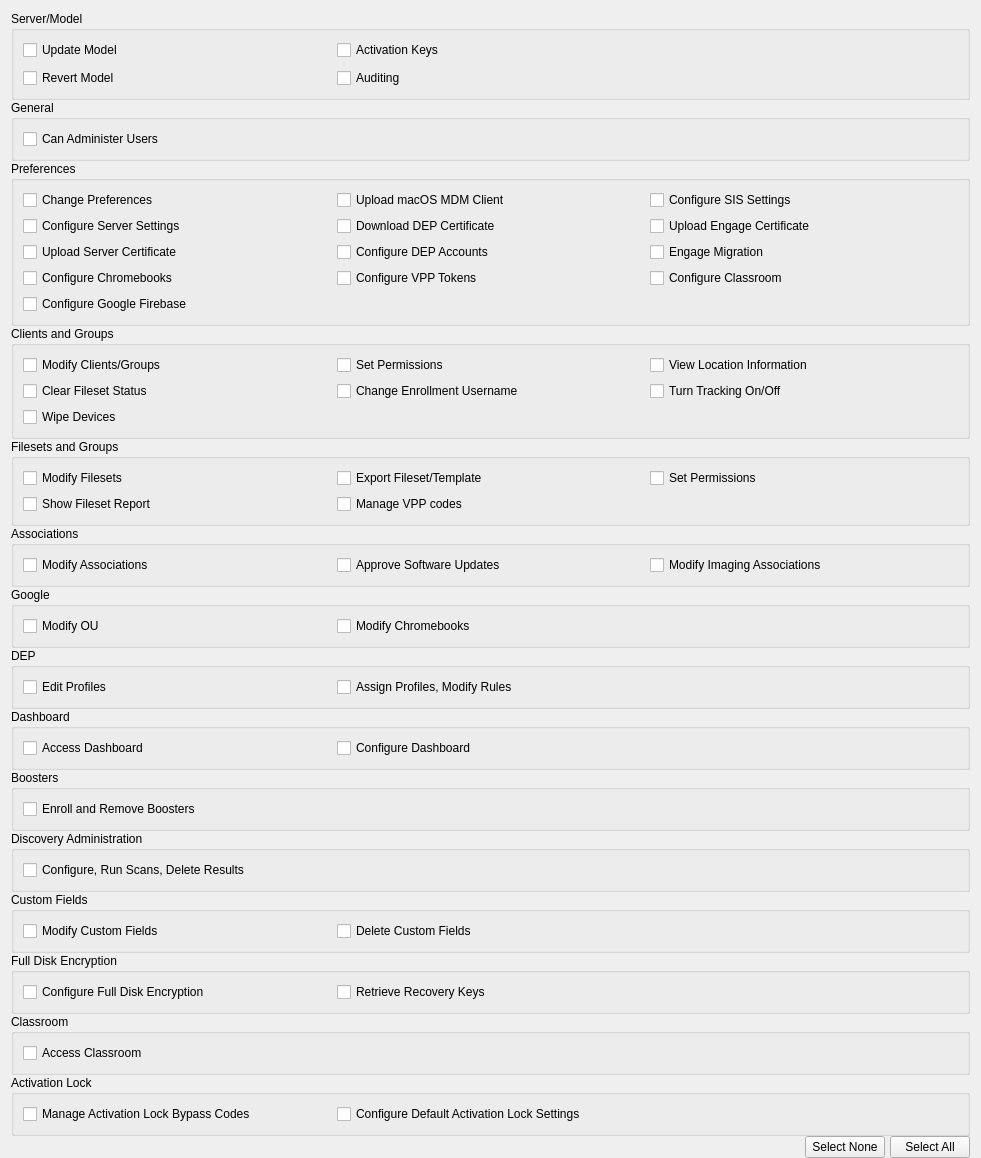
<?xml version="1.0" encoding="UTF-8"?>
<ui version="4.0">
 <class>AdminPermissionsWidget</class>
 <widget class="QWidget" name="AdminPermissionsWidget">
  <property name="geometry">
   <rect>
    <x>0</x>
    <y>0</y>
    <width>981</width>
    <height>1067</height>
   </rect>
  </property>
  <property name="windowTitle">
   <string>Permissions</string>
  </property>
  <layout class="QVBoxLayout" name="verticalLayout">
   <property name="spacing">
    <number>0</number>
   </property>
   <property name="bottomMargin">
    <number>0</number>
   </property>
   <item>
    <widget class="QGroupBox" name="groupBox">
     <property name="title">
      <string>Server/Model</string>
     </property>
     <layout class="QGridLayout" name="gridLayout_2">
      <property name="verticalSpacing">
       <number>8</number>
      </property>
      <item row="3" column="1">
       <widget class="QCheckBox" name="checkBoxAuditing">
        <property name="focusPolicy">
         <enum>Qt::NoFocus</enum>
        </property>
        <property name="text">
         <string>Auditing</string>
        </property>
       </widget>
      </item>
      <item row="2" column="1">
       <widget class="QCheckBox" name="checkBoxActivationKeys">
        <property name="focusPolicy">
         <enum>Qt::NoFocus</enum>
        </property>
        <property name="text">
         <string>Activation Keys</string>
        </property>
       </widget>
      </item>
      <item row="3" column="0">
       <widget class="QCheckBox" name="checkBoxRevertModel">
        <property name="focusPolicy">
         <enum>Qt::NoFocus</enum>
        </property>
        <property name="text">
         <string>Revert Model</string>
        </property>
       </widget>
      </item>
      <item row="2" column="0">
       <widget class="QCheckBox" name="checkBoxUpdateModel">
        <property name="focusPolicy">
         <enum>Qt::NoFocus</enum>
        </property>
        <property name="text">
         <string>Update Model</string>
        </property>
       </widget>
      </item>
      <item row="3" column="2">
       <widget class="QWidget" name="widget_3" native="true"/>
      </item>
     </layout>
    </widget>
   </item>
   <item>
    <widget class="QGroupBox" name="groupBoxGeneral">
     <property name="title">
      <string>General</string>
     </property>
     <layout class="QGridLayout" name="gridLayout_3">
      <item row="0" column="1">
       <widget class="QWidget" name="widget_4" native="true"/>
      </item>
      <item row="0" column="0">
       <widget class="QCheckBox" name="checkBoxCanAdminUsers">
        <property name="focusPolicy">
         <enum>Qt::NoFocus</enum>
        </property>
        <property name="text">
         <string>Can Administer Users</string>
        </property>
       </widget>
      </item>
     </layout>
    </widget>
   </item>
   <item>
    <widget class="QGroupBox" name="groupBoxPreferences">
     <property name="title">
      <string>Preferences</string>
     </property>
     <layout class="QGridLayout" name="gridLayout_10">
      <item row="1" column="1">
       <widget class="QCheckBox" name="checkBoxDownloadDepCertificate">
        <property name="text">
         <string>Download DEP Certificate</string>
        </property>
       </widget>
      </item>
      <item row="0" column="2">
       <widget class="QCheckBox" name="checkBoxConfigureSisSettings">
        <property name="text">
         <string>Configure SIS Settings</string>
        </property>
       </widget>
      </item>
      <item row="0" column="0">
       <widget class="QCheckBox" name="checkBoxChangePreferences">
        <property name="text">
         <string>Change Preferences</string>
        </property>
       </widget>
      </item>
      <item row="0" column="1">
       <widget class="QCheckBox" name="checkBoxUploadMdmMacOsClient">
        <property name="text">
         <string>Upload macOS MDM Client</string>
        </property>
       </widget>
      </item>
      <item row="2" column="0">
       <widget class="QCheckBox" name="checkBoxUploadServerCertificate">
        <property name="text">
         <string>Upload Server Certificate</string>
        </property>
       </widget>
      </item>
      <item row="3" column="0">
       <widget class="QCheckBox" name="checkBoxConfigureChromebooksToken">
        <property name="text">
         <string>Configure Chromebooks</string>
        </property>
       </widget>
      </item>
      <item row="3" column="1">
       <widget class="QCheckBox" name="checkBoxConfigureVppTokens">
        <property name="text">
         <string>Configure VPP Tokens</string>
        </property>
       </widget>
      </item>
      <item row="1" column="2">
       <widget class="QCheckBox" name="checkBoxUploadEngageCertificate">
        <property name="text">
         <string>Upload Engage Certificate</string>
        </property>
       </widget>
      </item>
      <item row="2" column="2">
       <widget class="QCheckBox" name="checkBoxEngageMigration">
        <property name="text">
         <string>Engage Migration</string>
        </property>
       </widget>
      </item>
      <item row="1" column="0">
       <widget class="QCheckBox" name="checkBoxConfigureServerSettings">
        <property name="text">
         <string>Configure Server Settings</string>
        </property>
       </widget>
      </item>
      <item row="2" column="1">
       <widget class="QCheckBox" name="checkBoxConfigureDepAccounts">
        <property name="text">
         <string>Configure DEP Accounts</string>
        </property>
       </widget>
      </item>
      <item row="3" column="2">
       <widget class="QCheckBox" name="checkBoxConfigureClassroomCertificate">
        <property name="text">
         <string>Configure Classroom</string>
        </property>
       </widget>
      </item>
      <item row="4" column="0">
       <widget class="QCheckBox" name="checkBoxConfigureFcm">
        <property name="text">
         <string>Configure Google Firebase</string>
        </property>
       </widget>
      </item>
     </layout>
    </widget>
   </item>
   <item>
    <widget class="QGroupBox" name="groupBoxClientsAndGroups">
     <property name="title">
      <string>Clients and Groups</string>
     </property>
     <layout class="QGridLayout" name="gridLayout_4">
      <item row="1" column="0">
       <widget class="QCheckBox" name="checkBoxResetClientUniqueId">
        <property name="focusPolicy">
         <enum>Qt::NoFocus</enum>
        </property>
        <property name="text">
         <string>Clear Fileset Status</string>
        </property>
       </widget>
      </item>
      <item row="0" column="0">
       <widget class="QCheckBox" name="checkBoxModifyClientsGroups">
        <property name="focusPolicy">
         <enum>Qt::NoFocus</enum>
        </property>
        <property name="text">
         <string>Modify Clients/Groups</string>
        </property>
       </widget>
      </item>
      <item row="0" column="1">
       <widget class="QCheckBox" name="checkBoxClientsAndGroupsSetPermissions">
        <property name="focusPolicy">
         <enum>Qt::NoFocus</enum>
        </property>
        <property name="text">
         <string>Set Permissions</string>
        </property>
       </widget>
      </item>
      <item row="1" column="1">
       <widget class="QCheckBox" name="checkBoxClientsAndGroupsChangeAuthUsername">
        <property name="focusPolicy">
         <enum>Qt::NoFocus</enum>
        </property>
        <property name="text">
         <string>Change Enrollment Username</string>
        </property>
       </widget>
      </item>
      <item row="0" column="2">
       <widget class="QCheckBox" name="checkBoxViewLocationInfo">
        <property name="focusPolicy">
         <enum>Qt::NoFocus</enum>
        </property>
        <property name="text">
         <string>View Location Information</string>
        </property>
       </widget>
      </item>
      <item row="1" column="2">
       <widget class="QCheckBox" name="checkBoxTurnTrackingOnOff">
        <property name="focusPolicy">
         <enum>Qt::NoFocus</enum>
        </property>
        <property name="text">
         <string>Turn Tracking On/Off</string>
        </property>
       </widget>
      </item>
      <item row="2" column="0">
       <widget class="QCheckBox" name="checkBoxWipeDevices">
        <property name="text">
         <string>Wipe Devices</string>
        </property>
       </widget>
      </item>
     </layout>
    </widget>
   </item>
   <item>
    <widget class="QGroupBox" name="groupBoxFilesetsAndGroups">
     <property name="title">
      <string>Filesets and Groups</string>
     </property>
     <layout class="QGridLayout" name="gridLayout">
      <item row="1" column="2">
       <widget class="QCheckBox" name="checkBoxFilesetsAndGroupsSetPermissions">
        <property name="focusPolicy">
         <enum>Qt::NoFocus</enum>
        </property>
        <property name="text">
         <string>Set Permissions</string>
        </property>
       </widget>
      </item>
      <item row="3" column="0">
       <widget class="QCheckBox" name="checkBoxShowFilesetReport">
        <property name="focusPolicy">
         <enum>Qt::NoFocus</enum>
        </property>
        <property name="text">
         <string>Show Fileset Report</string>
        </property>
       </widget>
      </item>
      <item row="1" column="1">
       <widget class="QCheckBox" name="checkBoxExportFilesetTemplate">
        <property name="focusPolicy">
         <enum>Qt::NoFocus</enum>
        </property>
        <property name="text">
         <string>Export Fileset/Template</string>
        </property>
       </widget>
      </item>
      <item row="1" column="0">
       <widget class="QCheckBox" name="checkBoxModifyFilesets">
        <property name="focusPolicy">
         <enum>Qt::NoFocus</enum>
        </property>
        <property name="text">
         <string>Modify Filesets</string>
        </property>
       </widget>
      </item>
      <item row="3" column="1">
       <widget class="QCheckBox" name="checkBoxManageVPPCodes">
        <property name="focusPolicy">
         <enum>Qt::NoFocus</enum>
        </property>
        <property name="text">
         <string>Manage VPP codes</string>
        </property>
       </widget>
      </item>
     </layout>
    </widget>
   </item>
   <item>
    <widget class="QGroupBox" name="groupBoxAssociations">
     <property name="title">
      <string>Associations</string>
     </property>
     <layout class="QHBoxLayout" name="horizontalLayout_2">
      <item>
       <widget class="QCheckBox" name="checkBoxModifyAssociations">
        <property name="focusPolicy">
         <enum>Qt::NoFocus</enum>
        </property>
        <property name="text">
         <string>Modify Associations</string>
        </property>
       </widget>
      </item>
      <item>
       <widget class="QCheckBox" name="approveSoftwareUpdatesCheckbox">
        <property name="focusPolicy">
         <enum>Qt::NoFocus</enum>
        </property>
        <property name="text">
         <string>Approve Software Updates</string>
        </property>
       </widget>
      </item>
      <item>
       <widget class="QCheckBox" name="checkBoxModifyImagingAssociations">
        <property name="focusPolicy">
         <enum>Qt::NoFocus</enum>
        </property>
        <property name="text">
         <string>Modify Imaging Associations</string>
        </property>
       </widget>
      </item>
     </layout>
    </widget>
   </item>
   <item>
    <widget class="QGroupBox" name="groupBoxGoogle">
     <property name="title">
      <string>Google</string>
     </property>
     <layout class="QGridLayout" name="gl_groupBoxGoogle">
      <item row="0" column="0">
       <widget class="QCheckBox" name="checkBoxModifyOU">
        <property name="text">
         <string>Modify OU</string>
        </property>
       </widget>
      </item>
      <item row="0" column="1">
       <widget class="QCheckBox" name="checkBoxModifyChromebooks">
        <property name="text">
         <string>Modify Chromebooks</string>
        </property>
       </widget>
      </item>
      <item row="0" column="2">
        <widget class="QWidget" name="googleEmptyColumn" native="true"/>
      </item>
     </layout>
    </widget>
   </item>
   <item>
    <widget class="QGroupBox" name="groupBoxDEP">
     <property name="title">
      <string>DEP</string>
     </property>
     <layout class="QGridLayout" name="gridLayout_8">
      <item row="0" column="0">
       <widget class="QCheckBox" name="editDEPProfilesCheckBox">
        <property name="focusPolicy">
         <enum>Qt::NoFocus</enum>
        </property>
        <property name="text">
         <string>Edit Profiles</string>
        </property>
       </widget>
      </item>
      <item row="0" column="1">
       <widget class="QCheckBox" name="assignDEPProfilesCheckBox">
        <property name="focusPolicy">
         <enum>Qt::NoFocus</enum>
        </property>
        <property name="text">
         <string>Assign Profiles, Modify Rules</string>
        </property>
       </widget>
      </item>
      <item row="0" column="2">
       <widget class="QWidget" name="widget_2" native="true"/>
      </item>
     </layout>
    </widget>
   </item>
   <item>
    <widget class="QGroupBox" name="groupBoxDashboard">
     <property name="title">
      <string>Dashboard</string>
     </property>
     <layout class="QGridLayout" name="gridLayout_5">
      <item row="0" column="0">
       <widget class="QCheckBox" name="accessDashboard">
        <property name="text">
         <string>Access Dashboard</string>
        </property>
       </widget>
      </item>
      <item row="0" column="1">
       <widget class="QCheckBox" name="configureDashboard">
        <property name="focusPolicy">
         <enum>Qt::NoFocus</enum>
        </property>
        <property name="text">
         <string>Configure Dashboard</string>
        </property>
       </widget>
      </item>
      <item row="0" column="2">
       <widget class="QWidget" name="widget" native="true"/>
      </item>
     </layout>
    </widget>
   </item>
   <item>
    <widget class="QGroupBox" name="groupBoxBoosters">
     <property name="title">
      <string>Boosters</string>
     </property>
     <layout class="QVBoxLayout" name="verticalLayout_2">
      <item>
       <widget class="QCheckBox" name="checkBoxEnrollAndRemoveBoosters">
        <property name="text">
         <string>Enroll and Remove Boosters</string>
        </property>
       </widget>
      </item>
     </layout>
    </widget>
   </item>
   <item>
    <widget class="QGroupBox" name="groupBoxDiscovery">
     <property name="title">
      <string>Discovery Administration</string>
     </property>
     <layout class="QVBoxLayout" name="verticalLayout_3">
      <item>
       <widget class="QCheckBox" name="checkBoxConfigureRunScansDeleteResults">
        <property name="focusPolicy">
         <enum>Qt::NoFocus</enum>
        </property>
        <property name="text">
         <string>Configure, Run Scans, Delete Results</string>
        </property>
       </widget>
      </item>
     </layout>
    </widget>
   </item>
   <item>
    <widget class="QGroupBox" name="groupBoxCustomFields">
     <property name="title">
      <string>Custom Fields</string>
     </property>
     <layout class="QGridLayout" name="gridLayout_6">
      <item row="0" column="1">
       <widget class="QCheckBox" name="checkBoxDeleteCustomFields">
        <property name="focusPolicy">
         <enum>Qt::NoFocus</enum>
        </property>
        <property name="text">
         <string>Delete Custom Fields</string>
        </property>
       </widget>
      </item>
      <item row="0" column="0">
       <widget class="QCheckBox" name="checkBoxModifyCustomFields">
        <property name="focusPolicy">
         <enum>Qt::NoFocus</enum>
        </property>
        <property name="text">
         <string>Modify Custom Fields</string>
        </property>
       </widget>
      </item>
      <item row="0" column="2">
       <widget class="QWidget" name="widgetPlaceholder" native="true"/>
      </item>
     </layout>
    </widget>
   </item>
   <item>
    <widget class="QGroupBox" name="groupBoxFullDiskEncryption">
     <property name="title">
      <string>Full Disk Encryption</string>
     </property>
     <layout class="QGridLayout" name="gridLayout_7">
      <item row="0" column="2">
       <widget class="QWidget" name="widgetPlaceholder_2" native="true"/>
      </item>
      <item row="0" column="0">
       <widget class="QCheckBox" name="checkBoxConfigureFDE">
        <property name="focusPolicy">
         <enum>Qt::NoFocus</enum>
        </property>
        <property name="text">
         <string>Configure Full Disk Encryption</string>
        </property>
       </widget>
      </item>
      <item row="0" column="1">
       <widget class="QCheckBox" name="checkBoxRetrieveFDEKeys">
        <property name="focusPolicy">
         <enum>Qt::NoFocus</enum>
        </property>
        <property name="text">
         <string>Retrieve Recovery Keys</string>
        </property>
       </widget>
      </item>
     </layout>
    </widget>
   </item>
   <item>
    <widget class="QGroupBox" name="groupBoxClassroom">
     <property name="title">
      <string>Classroom</string>
     </property>
     <layout class="QGridLayout" name="gridLayout_9">
      <item row="0" column="0">
       <widget class="QCheckBox" name="accessClassroom">
        <property name="text">
         <string>Access Classroom</string>
        </property>
       </widget>
      </item>
     </layout>
    </widget>
   </item>
   <item>
    <widget class="QGroupBox" name="groupBoxActivationLock">
     <property name="title">
      <string>Activation Lock</string>
     </property>
     <layout class="QGridLayout" name="gridLayout_11">
      <item row="2" column="2">
       <widget class="QWidget" name="widget_5" native="true"/>
      </item>
      <item row="2" column="0">
       <widget class="QCheckBox" name="checkBoxConfigureActivationLock">
        <property name="text">
         <string>Manage Activation Lock Bypass Codes</string>
        </property>
       </widget>
      </item>
      <item row="2" column="1">
       <widget class="QCheckBox" name="checkBoxConfigureGlobalActivationLock">
        <property name="toolTip">
         <string/>
        </property>
        <property name="text">
         <string>Configure Default Activation Lock Settings</string>
        </property>
       </widget>
      </item>
     </layout>
    </widget>
   </item>
   <item>
    <spacer name="verticalSpacer">
     <property name="orientation">
      <enum>Qt::Vertical</enum>
     </property>
     <property name="sizeHint" stdset="0">
      <size>
       <width>412</width>
       <height>0</height>
      </size>
     </property>
    </spacer>
   </item>
   <item>
    <widget class="QWidget" name="selectAll" native="true">
     <property name="sizePolicy">
      <sizepolicy hsizetype="Preferred" vsizetype="Maximum">
       <horstretch>0</horstretch>
       <verstretch>0</verstretch>
      </sizepolicy>
     </property>
     <layout class="QHBoxLayout" name="horizontalLayout">
      <property name="spacing">
       <number>5</number>
      </property>
      <property name="leftMargin">
       <number>0</number>
      </property>
      <property name="topMargin">
       <number>0</number>
      </property>
      <property name="rightMargin">
       <number>0</number>
      </property>
      <property name="bottomMargin">
       <number>0</number>
      </property>
      <item>
       <spacer name="horizontalSpacer">
        <property name="orientation">
         <enum>Qt::Horizontal</enum>
        </property>
        <property name="sizeHint" stdset="0">
         <size>
          <width>40</width>
          <height>20</height>
         </size>
        </property>
       </spacer>
      </item>
      <item>
       <widget class="QPushButton" name="buttonNone">
        <property name="focusPolicy">
         <enum>Qt::NoFocus</enum>
        </property>
        <property name="text">
         <string>Select None</string>
        </property>
       </widget>
      </item>
      <item>
       <widget class="QPushButton" name="buttonAll">
        <property name="focusPolicy">
         <enum>Qt::NoFocus</enum>
        </property>
        <property name="text">
         <string>Select All</string>
        </property>
       </widget>
      </item>
     </layout>
    </widget>
   </item>
  </layout>
  <zorder>groupBox</zorder>
  <zorder>groupBoxGeneral</zorder>
  <zorder>groupBoxClientsAndGroups</zorder>
  <zorder>groupBoxFilesetsAndGroups</zorder>
  <zorder>groupBoxAssociations</zorder>
  <zorder>groupBoxDEP</zorder>
  <zorder>selectAll</zorder>
  <zorder>groupBoxDashboard</zorder>
  <zorder>groupBoxDiscovery</zorder>
  <zorder>groupBoxCustomFields</zorder>
  <zorder>groupBoxFullDiskEncryption</zorder>
  <zorder>groupBoxClassroom</zorder>
  <zorder>groupBoxPreferences</zorder>
  <zorder>groupBoxBoosters</zorder>
  <zorder>groupBoxActivationLock</zorder>
 </widget>
 <resources/>
 <connections/>
</ui>
